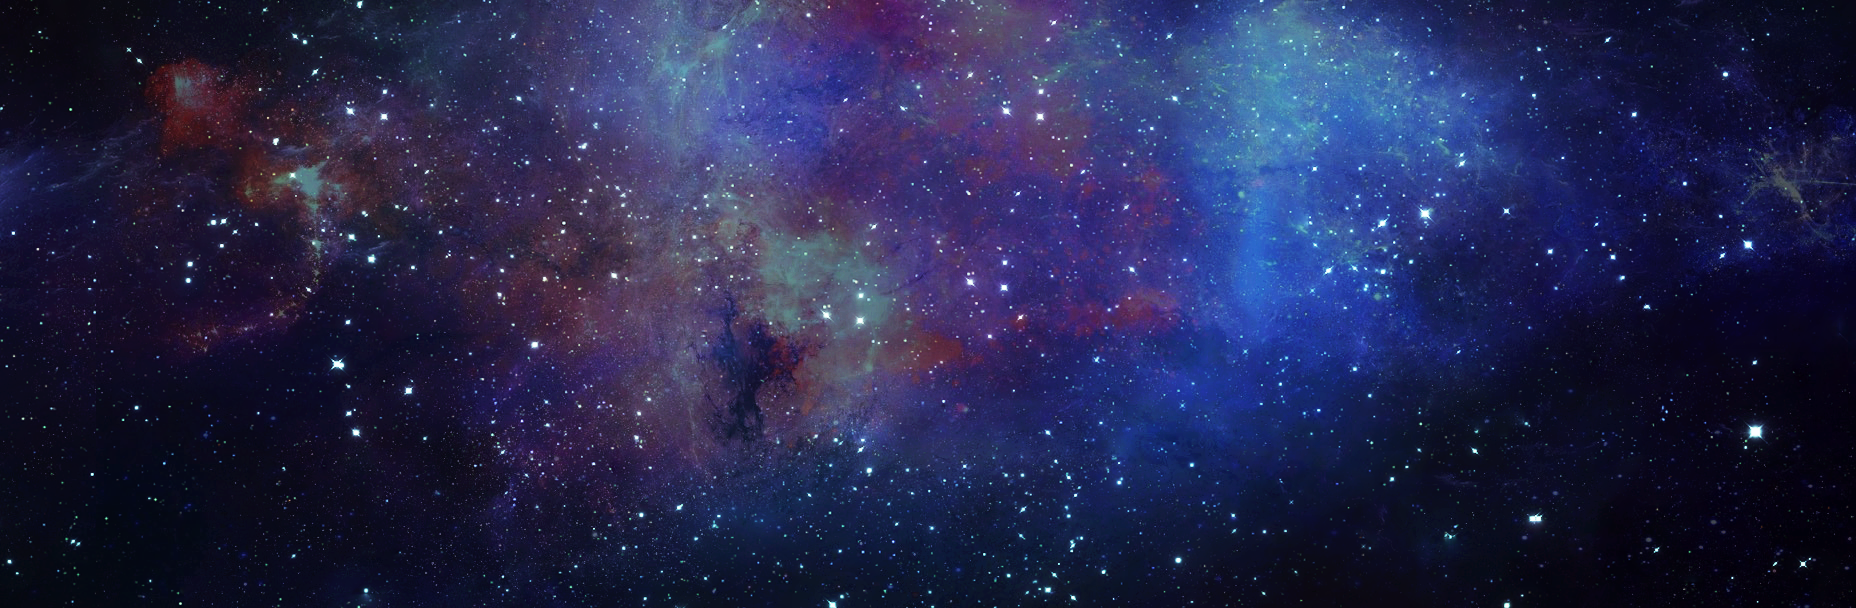

Tiled map render using the project's own tile images. Description and the map definition, with tile-layer contents summarised, below:
An orthogonal 58x19 tile map with 32x32 px tiles, 1 tile layer (Warstwa Kafelków 1) and 5 objects (3x Asteroid, Player, Enemy).

<map version="1.0" orientation="orthogonal" renderorder="right-down" width="58" height="19" tilewidth="32" tileheight="32" nextobjectid="1">
 <properties>
  <property name="asteroid-big" value="assets/asteroidBigAni.png" />
  <property name="asteroid-small" value="assets/asteroidSmallAni.png" />
  <property name="spaceship-enemy" value="assets/shipEnemyAni.png" />
  <property name="spaceship-player" value="assets/shipPlayerAni.png" />
 </properties>
 <tileset firstgid="1" name="space_map" tilewidth="32" tileheight="32" tilecount="1914" spacing="0" margin="0">
  <image source="space_map.png" width="1884" height="1064" />
 </tileset>
 <layer name="Warstwa Kafelków 1" width="58" height="19">
  <data>[1102 cells, 1102 non-empty, 1099 distinct tile ids]</data>
 </layer>
 <objectgroup name="Object Layer 1">
  <object id="1" name="Spaceship1" type="Player" x="32" y="32" width="32" height="32">
   <properties>
    <property name="numFrames" value="15" />
    <property name="textureHeight" value="54" />
    <property name="textureID" value="spaceship-player" />
    <property name="textureWidth" value="147" />
   </properties>
  </object>
  <object id="2" name="Enemyship1" type="Enemy" x="500" y="32" width="32" height="32">
   <properties>
    <property name="numFrames" value="15" />
    <property name="textureHeight" value="54" />
    <property name="textureID" value="spaceship-enemy" />
    <property name="textureWidth" value="147" />
   </properties>
  </object>
  <object id="3" name="Asteroid1" type="Asteroid" x="700" y="50" width="135" height="135">
   <properties>
    <property name="numFrames" value="10" />
    <property name="textureHeight" value="135" />
    <property name="textureID" value="asteroid-big" />
    <property name="textureWidth" value="135" />
   </properties>
  </object>
  <object id="4" name="Asteroid2" type="Asteroid" x="900" y="200" width="78" height="78">
   <properties>
    <property name="numFrames" value="10" />
    <property name="textureHeight" value="78" />
    <property name="textureID" value="asteroid-small" />
    <property name="textureWidth" value="78" />
   </properties>
  </object>
  <object id="5" name="Asteroid3" type="Asteroid" x="1200" y="300" width="78" height="78">
   <properties>
    <property name="numFrames" value="10" />
    <property name="textureHeight" value="78" />
    <property name="textureID" value="asteroid-small" />
    <property name="textureWidth" value="78" />
   </properties>
  </object>
 </objectgroup>
</map>
